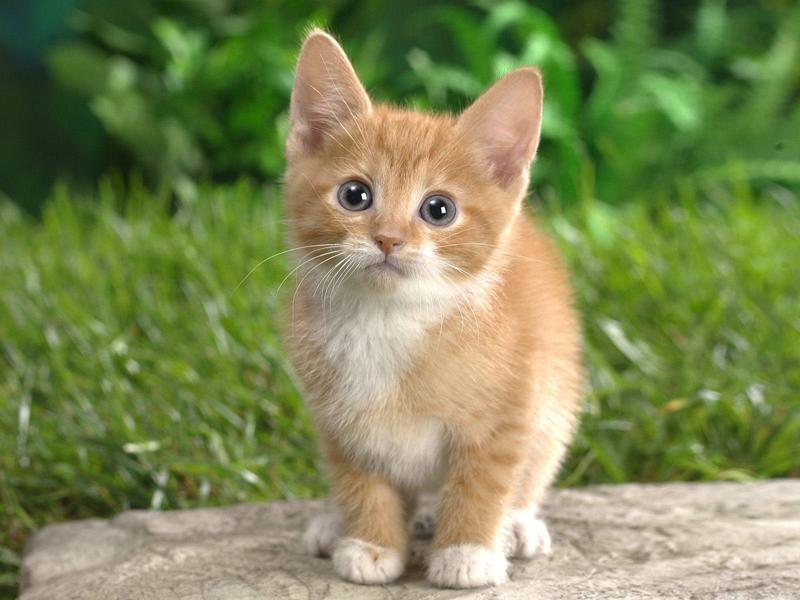
#> input picture ImageProcessing/cat1.jpg, 800 x 600 px
$ jupyter execute DL_HW1.ipynb
#> lines starting #> are read from the running program, lines starting #| are printed output that depends on the picture; after the words box and inside, x2 and y2 are one past the last pixel; in counts of white or black regions, pixels touching at a corner belong together
[cell 1]
import pandas as pd
import numpy as np
import cv2
import matplotlib.pyplot as plt
import random

[cell 2]
img1 = cv2.imread('cat1.jpg')
#> img1 is the input picture: shape (600, 800, 3); mean B, G, R 85.7, 136, 125.8
img1 = cv2.cvtColor(img1, cv2.COLOR_BGR2RGB)

[cell 3]
plt.imshow(img1)

[cell 4]
resizedimg1 = cv2.resize(img1, (0,0), fx=0.5, fy=0.5)
plt.imshow(resizedimg1)
plt.title('Resized Image')
plt.axis('off')
plt.show()

[cell 5]
img_hsv= cv2.cvtColor(resizedimg1, cv2.COLOR_RGB2HSV)
#> img_hsv: shape (300, 400, 3); mean H, S, V 34.4, 116.4, 144.9

img_hsv_masked = img_hsv.copy()
img_hsv_masked[:, :, 0] = 0
#> img_hsv_masked: shape (300, 400, 3); mean H, S, V 0, 116.4, 144.9
img_hsv_masked[:, :, 1] = 0
#> img_hsv_masked: shape (300, 400, 3); mean H, S, V 0, 0, 144.9
img_hsv_masked = cv2.cvtColor(img_hsv_masked, cv2.COLOR_HSV2BGR)
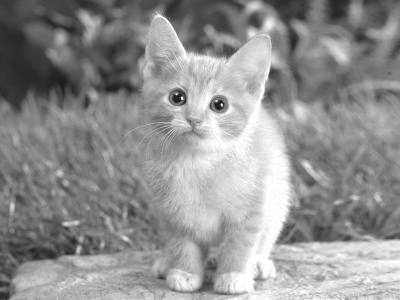
#> img_hsv_masked: shape (300, 400, 3); min 25, max 255, mean 144.9
plt.imshow(cv2.cvtColor(img_hsv_masked, cv2.COLOR_BGR2RGB))

[cell 6]
img_lab = cv2.cvtColor(resizedimg1, cv2.COLOR_RGB2LAB)
#> img_lab: shape (300, 400, 3); mean of channels 0, 1, 2 139.3, 115.9, 153.9
img_lab_masked = img_lab.copy()
img_lab_masked[:, :, 1] = 0
#> img_lab_masked: shape (300, 400, 3); mean of channels 0, 1, 2 139.3, 0, 153.9
img_lab_masked[:, :, 2] = 0
#> img_lab_masked: shape (300, 400, 3); mean of channels 0, 1, 2 139.3, 0, 0
img_lab_masked = cv2.cvtColor(img_lab_masked, cv2.COLOR_LAB2BGR)
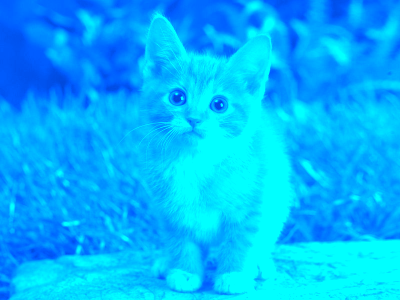
#> img_lab_masked: shape (300, 400, 3); mean B, G, R 254.6, 181.6, 0
plt.imshow(cv2.cvtColor(img_lab_masked, cv2.COLOR_BGR2RGB))

[cell 7]
img_rgb_masked = resizedimg1.copy()
img_rgb_masked[:, :, 1] = 0
img_rgb_masked[:, :, 2] = 0
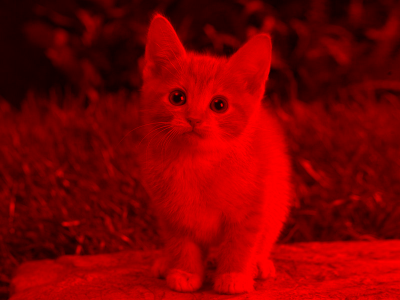
#> img_rgb_masked: shape (300, 400, 3); mean R, G, B 126, 0, 0

plt.imshow(cv2.cvtColor(img_rgb_masked, cv2.COLOR_BGR2RGB))
#> figure, not shown here; B, G, R data is drawn as R, G, B

[cell 8]
plt.figure(figsize=(10, 8))

# Original
plt.subplot(2, 2, 1)
plt.imshow(resizedimg1)
plt.title('Original')
plt.axis('off')

# Masked HSV
plt.subplot(2, 2, 2)
plt.imshow(cv2.cvtColor(img_hsv_masked, cv2.COLOR_BGR2RGB))
plt.title('Masked HSV')
plt.axis('off')

# Masked LAB
plt.subplot(2, 2, 3)
plt.imshow(cv2.cvtColor(img_lab_masked, cv2.COLOR_BGR2RGB))
plt.title('Masked LAB')
plt.axis('off')

# Masked RGB
plt.subplot(2, 2, 4)
plt.imshow(cv2.cvtColor(img_rgb_masked, cv2.COLOR_BGR2RGB))
plt.title('Masked RGB')
plt.axis('off')

plt.subplots_adjust(wspace=0, hspace=0)
plt.tight_layout(pad=0)
plt.show()
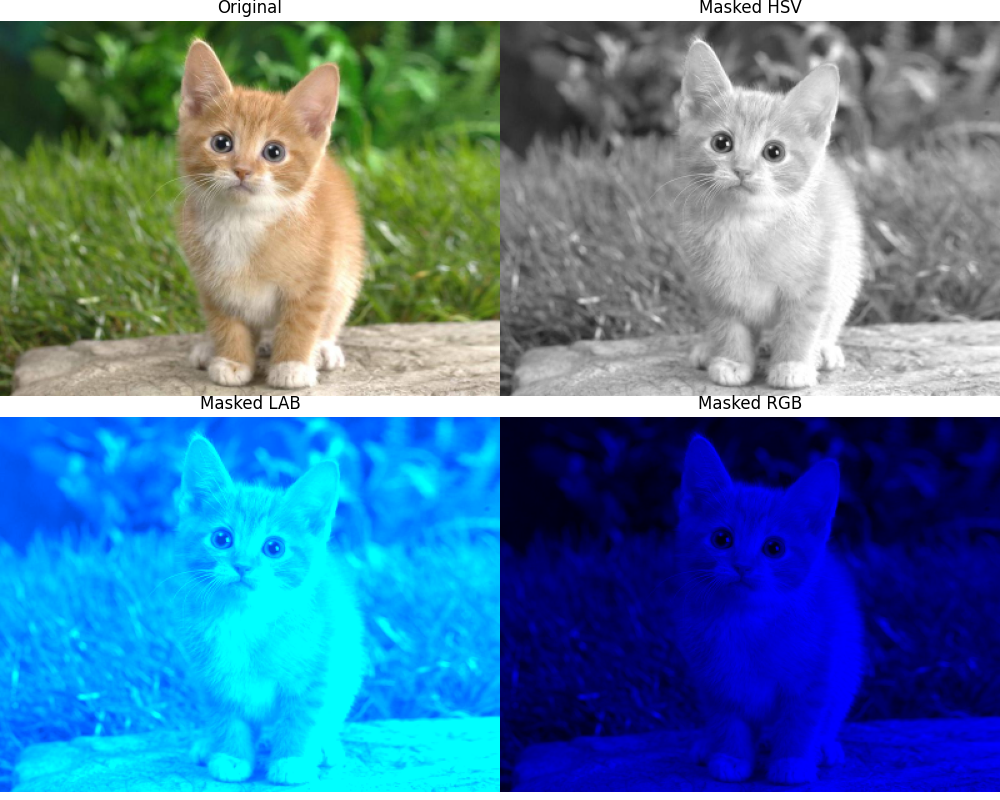
#> figure drawn by matplotlib, 4 panels; B, G, R data is drawn as R, G, B

[cell 9]
flipped_img = cv2.flip(img1, 1)
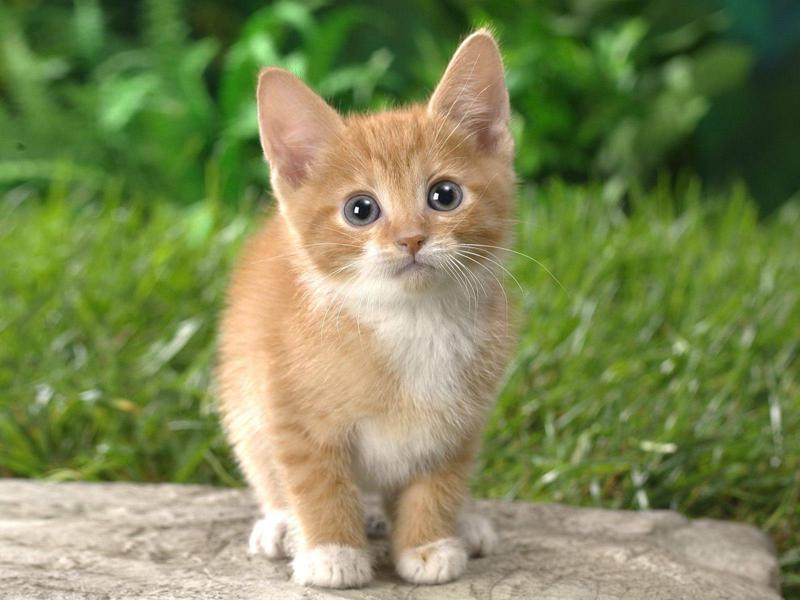
#> flipped_img: shape (600, 800, 3); mean R, G, B 125.8, 136, 85.7

plt.imshow(flipped_img)
plt.axis('off')
plt.show()

[cell 10]
rotated_img_90 = cv2.rotate(img1, cv2.ROTATE_90_CLOCKWISE)
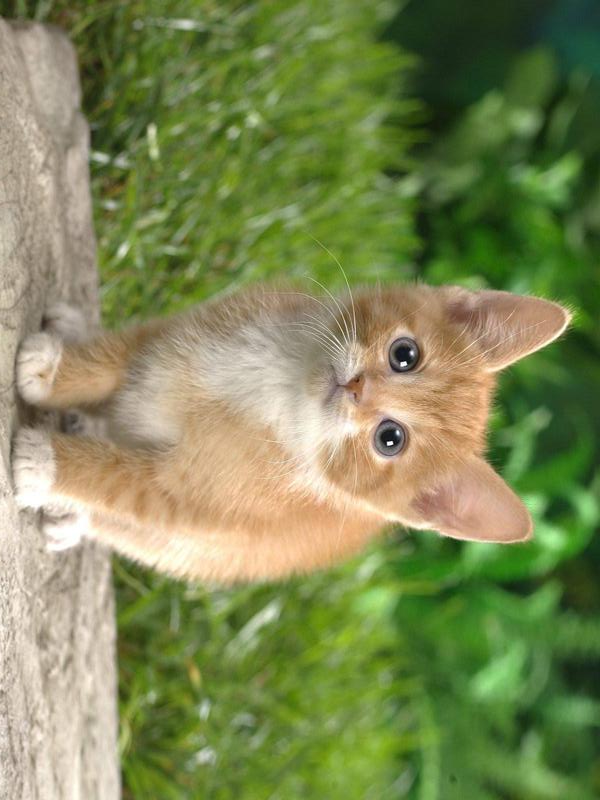
#> rotated_img_90: shape (800, 600, 3); mean R, G, B 125.8, 136, 85.7

plt.imshow(rotated_img_90 )
plt.axis('off')
plt.show()

[cell 11]
(h, w) = img1.shape[:2]
#> h = 600; w = 800
center = (w // 2, h // 2)
#> center = (400, 300)
matrix = cv2.getRotationMatrix2D(center, -45, 1.0)
rotated_img_45 = cv2.warpAffine(img1, matrix, (w, h))
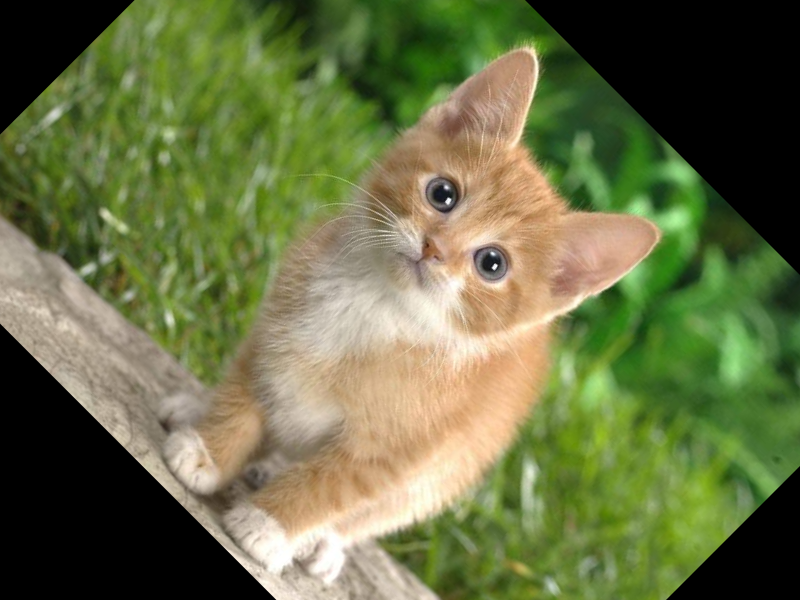
#> rotated_img_45: shape (600, 800, 3); mean R, G, B 104.4, 111.7, 69

plt.imshow(rotated_img_45)
plt.axis('off')
plt.show()

[cell 12]
x = random.randint(0, img1.shape[1] - 100)
#> x = 394
y = random.randint(0, img1.shape[0] - 100)
#> y = 388

image_with_zeros = img1.copy()
image_with_zeros[y:y+100, x:x+100] = 0
#> image_with_zeros: shape (600, 800, 3); mean R, G, B 122, 132.6, 83.1

plt.imshow(image_with_zeros)
plt.axis('off')
plt.show()

[cell 13]
# Load the red_x.png image
img2 = cv2.imread('red_x.png')
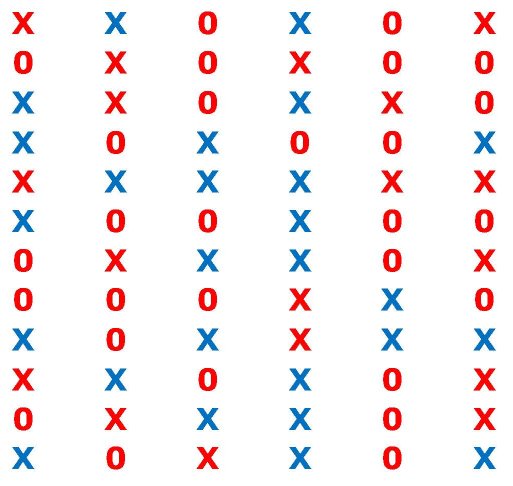
#> input picture ImageProcessing/red_x.png, 1026 x 972 px (shown at 1/2 size)
#> img2 is the input picture: shape (972, 1026, 3); mean B, G, R 240.2, 238.4, 246.7
img2 = cv2.cvtColor(img2, cv2.COLOR_BGR2RGB)
plt.imshow(img2)
plt.axis('off')
plt.show()

[cell 14]
# Convert it to grayscale
gray_image = cv2.cvtColor(img2, cv2.COLOR_BGR2GRAY)

# Threshold the image to separate blue objects
_, thresholded = cv2.threshold(gray_image, 128, 255, cv2.THRESH_BINARY_INV)
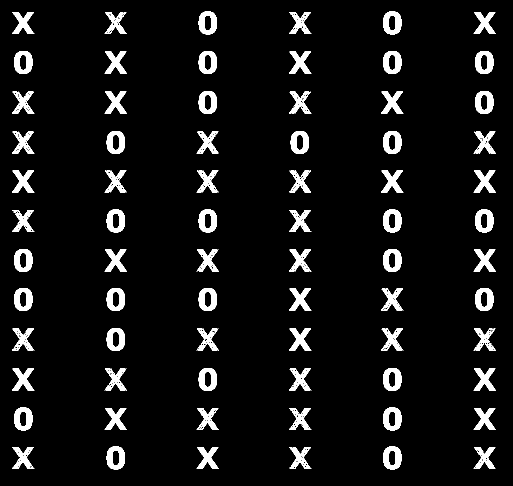
#> thresholded: shape (972, 1026) (shown at 1/2 size); 6.9% white; 73 white regions (1 under 20 px), largest, box (x1, y1, x2, y2) and area: (397, 23, 434, 69) 1091, (766, 23, 803, 69) 1091, (28, 102, 65, 148) 1091

# Show the thresholded image
plt.imshow(thresholded, cmap='gray')
plt.axis('off')
plt.show()

[cell 15]
 # Filter out the blue color from the image
lower_blue = np.array([100, 50, 50])
upper_blue = np.array([140, 255, 255])

# Convert to HSV and apply the mask
hsv_x_image = cv2.cvtColor(img2, cv2.COLOR_RGB2HSV)
#> hsv_x_image: shape (972, 1026, 3); mean H, S, V 17, 19.8, 251.9
mask = cv2.inRange(hsv_x_image, lower_blue, upper_blue)
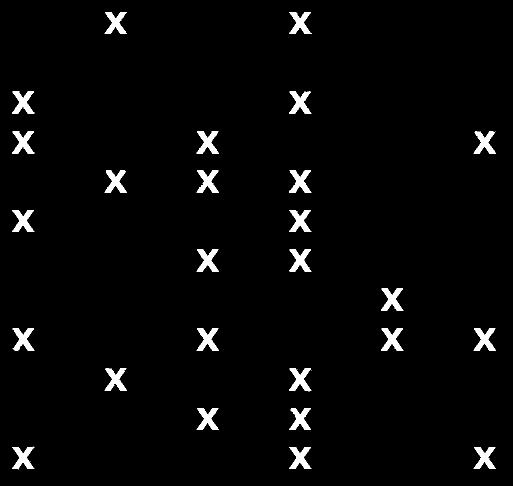
#> mask: shape (972, 1026) (shown at 1/2 size); 2.7% white; 35 white regions (9 under 20 px)

# Find contours of the 'X's
contours, _ = cv2.findContours(mask, cv2.RETR_EXTERNAL, cv2.CHAIN_APPROX_SIMPLE)
#> contours = 35 contours, 9 with area under 20; largest, box (x1, y1, x2, y2) and area: (393, 263, 438, 307) 931, (578, 894, 623, 938) 930, (947, 657, 992, 702) 930, (393, 498, 438, 543) 929, (24, 420, 69, 464) 928

# Count the number of blue X
min_area = 100
blue_x_count = 0

for contour in contours:
    area = cv2.contourArea(contour)
    if area > min_area:
        blue_x_count += 1
#> this loop made 35 passes
#> area on passes 1, 2, 3, 4, 5, 8, 9, 13, 14, 15, 16, 19: 927, 930, 925.5, 903.5, 923.5, 925, 910.5, 929.5, 923, 913, 923, 923
#> after the loop, blue_x_count = 26


print(f"Number of blue X: {blue_x_count}")
#| Number of blue X: 26

# Show the mask image
plt.imshow(mask, cmap='gray')
plt.axis('off')
plt.show()
